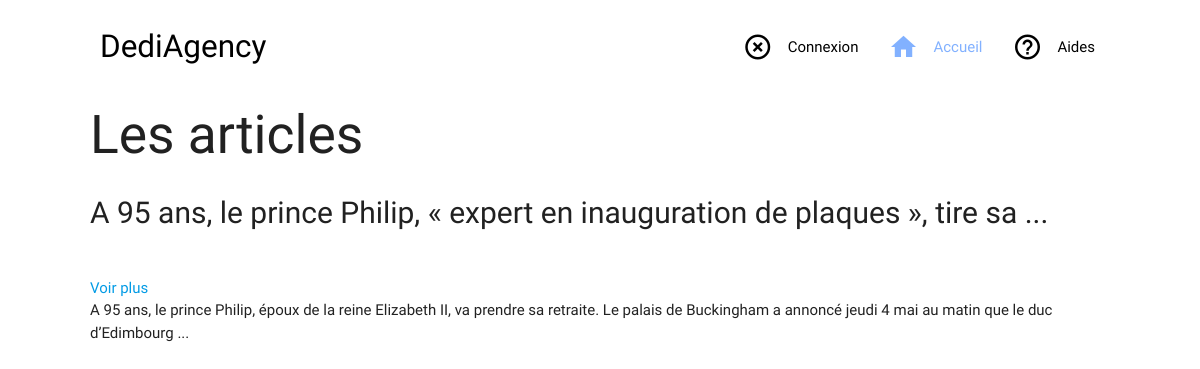
The page /Dediagency/index.php on the database its author committed.
### tables this page shows
CREATE TABLE IF NOT EXISTS `article` (
  `id_art` int(11) NOT NULL AUTO_INCREMENT,
  `titre` varchar(255) NOT NULL,
  `description` varchar(255) NOT NULL,
  `statut` varchar(255) NOT NULL,
  PRIMARY KEY (`id_art`)
);

### Dediagency/controllers/pageprincipale.php (called while the page is built)
<?php
	require_once ("models/pageprincipale.php");
    $donnees = ChercherArticle();
	require_once("views/pageprincipale.php");
?>

### Dediagency/index.php (called while the page is built, shortened)
<?php
	       include "controllers/".$_GET['page'].".php";
	           $contenu = ob_get_contents();
    require "views/layout.php";
?>

### Dediagency/models/pageprincipale.php (called while the page is built)
<?php
		function ChercherArticle()
	{
		global $bdd;
		$requete = $bdd -> prepare("SELECT * FROM article WHERE statut = 'actif'");
		$requete -> execute();
		return $requete -> fetchAll();
	}
?>

### Dediagency/views/pageprincipale.php (the view)
<div class="container">
    <h2>Les articles</h2>
    <?php if(!empty($donnees)){ foreach($donnees as $articles){
    echo "<h1>".$articles["titre"]."</h1><br>";
    echo "<a href='article&id=".$articles["id_art"]."'>Voir plus</a><br>";
    echo $articles["description"];
}}else{echo"aucun article !";} ?>
</div>

### Dediagency/views/layout.php (shortened to what this page needs)
<!DOCTYPE html>
<html>
<head>
    <link rel="stylesheet" href="materialize/css/materialize.css">
    <link rel="stylesheet" href="css/style.css">
    <link rel="shortcut icon" href="images/ico.ico"> </head>
<body>
    <header class="container">
        <nav>
            <div class="nav-wrapper"> <a href="pageprincipale" class="brand-logo">DediAgency</a>
                <ul id="nav-mobile" class="right hide-on-med-and-down">
                    <?php if(isset($_SESSION["connecte"])){ ?>
                        <li><a href="deconnexion"><i
							class="material-icons left">highlight_off</i>Deconnexion</a></li>
                        <?php } else { ?>
                            <li><a href="identification"><i
							class="material-icons left">highlight_off</i>Connexion</a></li>
                            <?php } ?>
                                <li class="active"><a href="pageprincipale"><i
							class="material-icons left">home</i>Accueil</a></li>
                                <li><a target="_blank" href="images/portail_utilisateur_formation.pdf">
                                 <i class="material-icons left">help_outline</i>Aides</a></li>
                </ul>
            </div>
        </nav>
    </header>
    <?= $contenu?>
</body>
</html>

### Dediagency/css/style.css (style rules this page uses)
.container { margin-top : 15px; width : 85%; }
.brand-logo { margin-left : 10px; }
nav { background-color : white; border : none; box-shadow : none; }
nav ul a, .nav-wrapper a { color : black; }
nav ul li.active { background-color: white; }
nav ul li.active a { color: #82b1ff; }
h1 { font-size : 2em; }

### rows shown on the page
article: titre "A 95 ans, le prince Philip, « expert en inauguration de plaques », tire sa ...", description "A 95 ans, le prince Philip, époux de la reine Elizabeth II, va prendre sa retraite. Le palais de Buckingham a annoncé jeudi 4 mai au matin que le duc d’Edimbourg ..."
